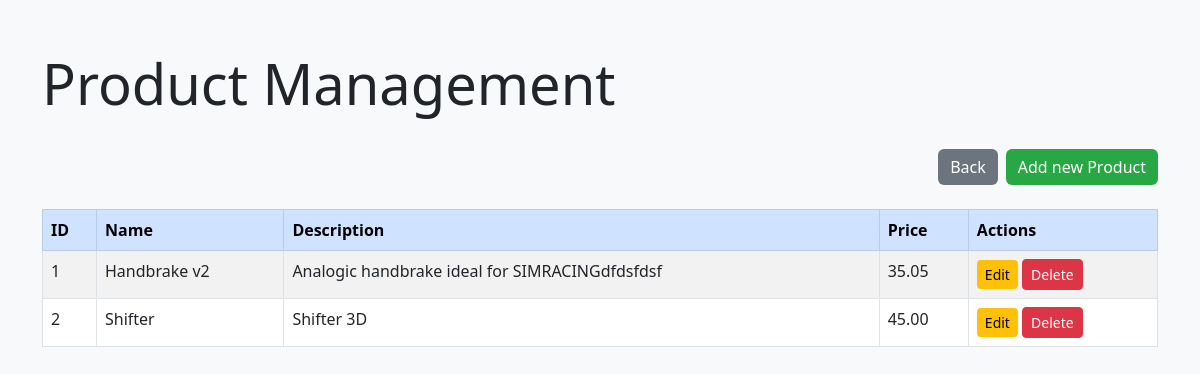
/products, run on an earlier commit of the app's database.
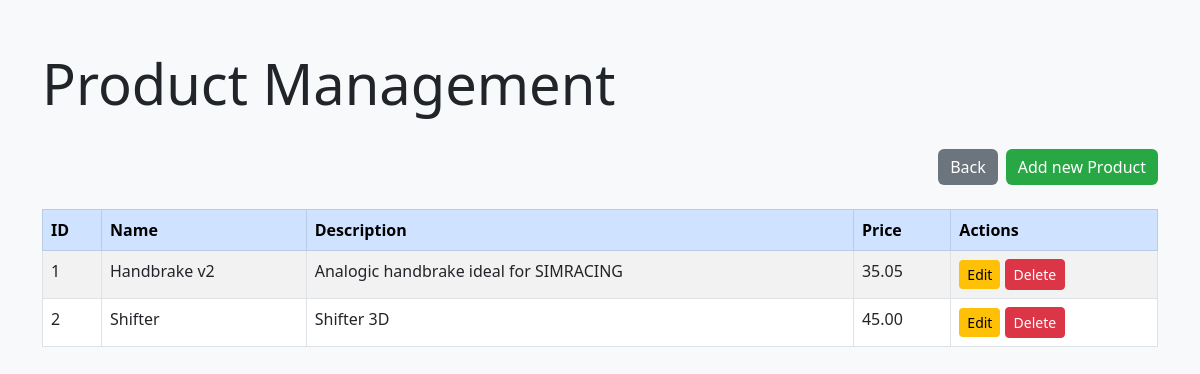
And on a later commit of the database.
### model/model.py (models this page shows, shortened)
class Product(Base):
    __tablename__ = 'products'
    product_id = Column(Integer, primary_key=True)
    name = Column(String)
    description = Column(String)
    sale_price = Column(Numeric(10, 2), nullable=False)
    manufactured_items  = relationship("ManufacturedItem", back_populates="product", cascade="all, delete-orphan")
    materials = relationship("ProductMaterial", back_populates="product", cascade="all, delete-orphan")

### app.py (the view)
@app.route('/products')
def products():
    product_controller = ProductController(session)
    products = product_controller.get_all_products()
    return render_template('products.html', products=products)

### controller/controller.py (called while the page is built)
    def get_all_products(self):
        return self.session.query(Product).all()

### templates/products.html (shortened to what this page needs)
<!DOCTYPE html>
<html lang="en">
<head>
    <link href="https://cdn.jsdelivr.net/npm/bootstrap@5.3.0/dist/css/bootstrap.min.css" rel="stylesheet">
</head>
<body>
    <div class="container">
        <div class="d-flex justify-content-between align-items-center mb-4">
            <h1 class="display-4">Product Management</h1>
        </div>
        <div class="d-flex justify-content-end mb-4">
            <a href="/" class="btn btn-secondary">Back</a>
            <a href="/product/add" class="btn btn-success ms-2">Add new Product</a>
        </div>
        <div class="table-responsive">
            <table class="table table-striped table-bordered">
                <thead class="table-primary">
                    <tr>
                        <th>ID</th>
                        <th>Name</th>
                        <th>Description</th>
                        <th>Price</th>
                        <th>Actions</th>
                    </tr>
                </thead>
                <tbody>
                    {% for product in products %}
                    <tr>
                        <td>{{ product.product_id }}</td>
                        <td>{{ product.name }}</td>
                        <td>{{ product.description }}</td>
                        <td>{{ product.sale_price }}</td>
                        <td>
                            <a href="/product/{{ product.product_id }}/edit" class="btn btn-warning btn-sm">Edit</a>
                            <a href="/product/{{ product.product_id }}/delete" class="btn btn-danger btn-sm">Delete</a>
                        </td>
                    </tr>
                    {% endfor %}
                </tbody>
            </table>
        </div>
    </div>
</body>
</html>

What changed in the data, as far as the page shows it:
changed Product "Handbrake v2": description "Analogic handbrake ideal for SIMRACINGdfdsfdsf" → "Analogic handbrake ideal for SIMRACING"
